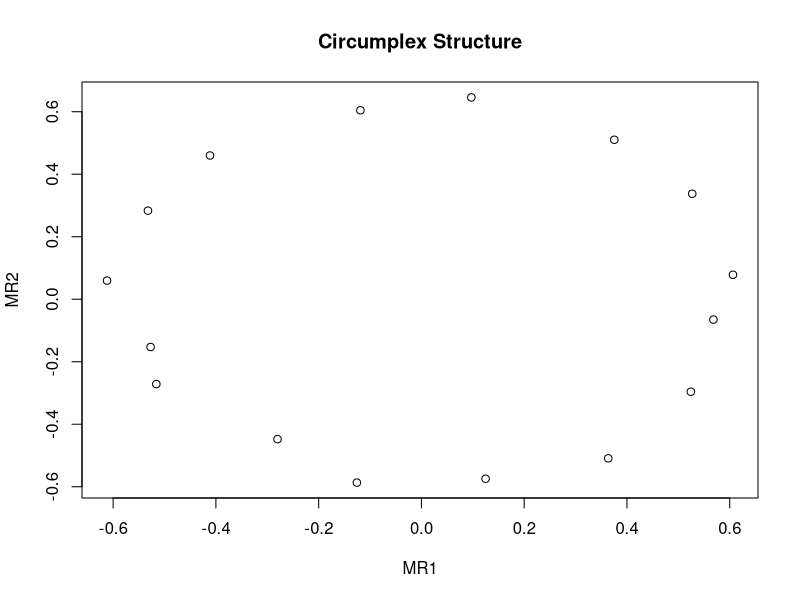
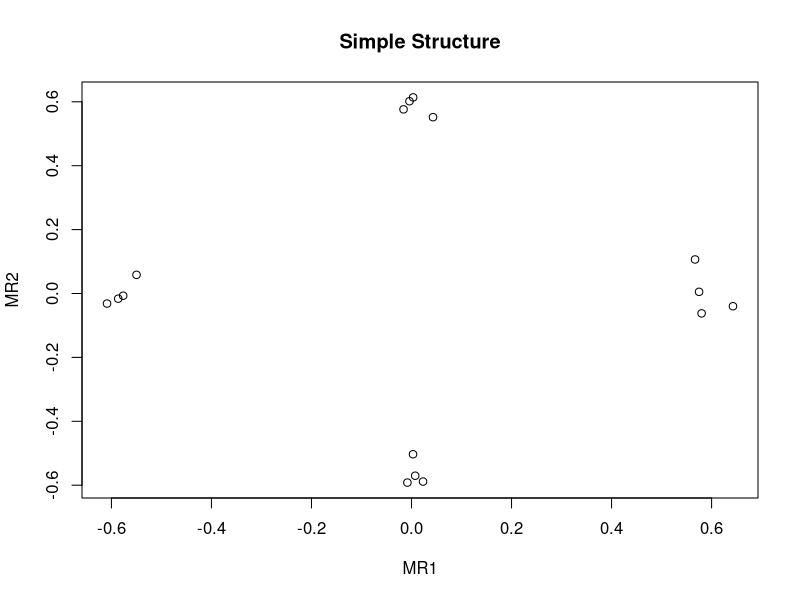
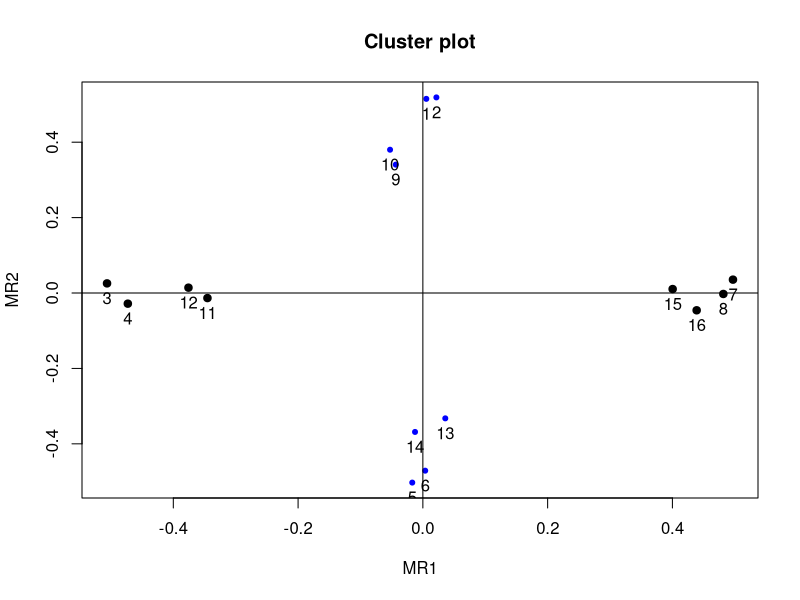

These charts were generated, in order, by the following R code:
library(psych)


### Name: sim.item
### Title: Generate simulated data structures for circumplex, spherical, or
###   simple structure
### Aliases: sim.spherical item.sim sim.item sim.dichot item.dichot
###   sim.circ circ.sim con2cat
### Keywords: multivariate datagen

### ** Examples


round(cor(circ.sim(nvar=8,nsub=200)),2)
plot(fa(circ.sim(16,500),2)$loadings,main="Circumplex Structure") #circumplex structure
#
#
plot(fa(item.sim(16,500),2)$loadings,main="Simple Structure") #simple structure
#
cluster.plot(fa(item.dichot(16,low=0,high=1),2))

 set.seed(42)
 
 data <- mnormt::rmnorm(1000, c(0, 0), matrix(c(1, .5, .5, 1), 2, 2)) #continuous data
 new <- con2cat(data,c(-1.5,-.5,.5,1.5))  #discreet data
 polychoric(new)
#not run
#x12 <- sim.item(12,gloading=.6)
#f3 <- fa(x12,3,rotate="none")
#f3  #observe the general factor
#oblimin(f3$loadings[,2:3])  #show the 2nd and 3 factors.
#f3 <- fa(x12,3)   #now do it with oblimin rotation
#f3  # not what one naively expect.
